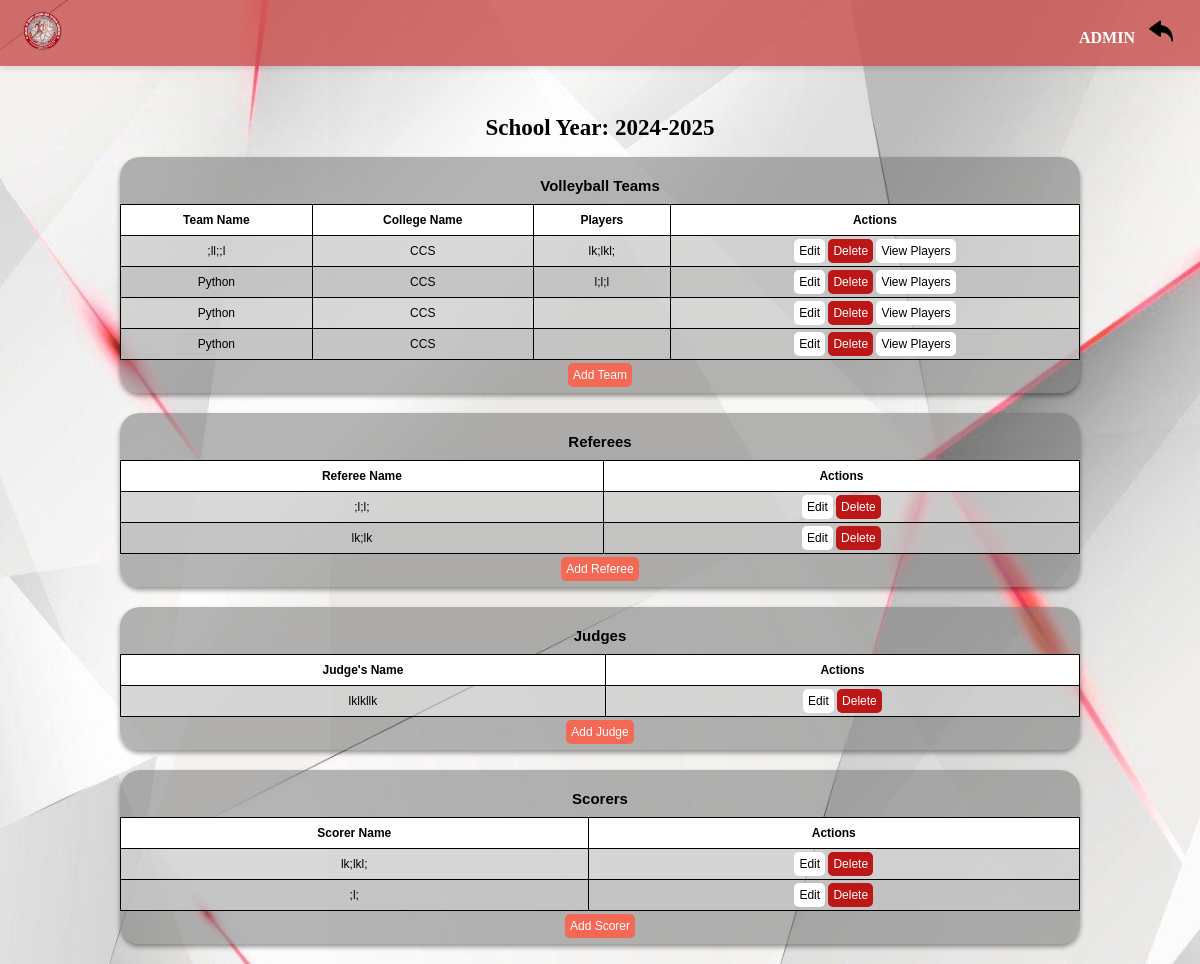
/volleyball_sport_details/1/ (signed in), run on the app's committed database.
### myapp/models.py (models this page shows, shortened)
class CustomUser(AbstractUser):
    SPORT_CHOICES = [
        ('arnis', 'Arnis'),
        ('volleyball', 'Volleyball'),
        ('table_tennis', 'Table Tennis'),
    ]
    userID = models.AutoField(primary_key=True)
    username = models.CharField(max_length=255, unique=True)
    password = models.CharField(max_length=255)  # This field will store hashed passwords
    sport = models.CharField(max_length=20, choices=SPORT_CHOICES, blank=True, null=True)
    is_superuser = models.BooleanField(blank=True, null=True)
    is_admin = models.BooleanField(blank=True, null=True)
    is_staff = models.BooleanField(blank=True, null=True)
    groups = models.ManyToManyField(
        Group,
        blank=True,
        related_name='customuser_set',
        verbose_name='groups'
    )
    user_permissions = models.ManyToManyField(
        Permission,
        blank=True,
        related_name='customuser_set',
        verbose_name='user permissions'
    )
    def __str__(self):
        return self.username

class SchoolYear(models.Model):
    YearID = models.AutoField(primary_key=True)
    start_year = models.IntegerField()
    end_year = models.IntegerField()

class VolleyballTeam(models.Model):
    yearID = models.ForeignKey(SchoolYear, on_delete=models.CASCADE)
    teamID = models.AutoField(primary_key=True)
    team_name = models.CharField(max_length=150)
    collegeID = models.ForeignKey(College, on_delete=models.CASCADE)

class College(models.Model):
    collegeID = models.AutoField(primary_key=True)
    college_abb = models.CharField(max_length=100)
    college_name = models.CharField(max_length=150)
    def __str__(self):
        return self.college_abb

class VolleyballPlayer(models.Model):
    playerID = models.AutoField(primary_key=True)
    player_name = models.CharField(max_length=150)
    player_role = models.CharField(max_length=150)
    teamID = models.ForeignKey(VolleyballTeam, on_delete=models.CASCADE)

class VolleyballReferee(models.Model):
    yearID = models.ForeignKey(SchoolYear, on_delete=models.CASCADE)
    refereeID = models.AutoField(primary_key=True)
    referee_name = models.CharField(max_length=150)

class VolleyballJudge(models.Model):
    yearID = models.ForeignKey(SchoolYear, on_delete=models.CASCADE)
    judgeID = models.AutoField(primary_key=True)
    judge_name = models.CharField(max_length=150)

class VolleyballScorer(models.Model):
    yearID = models.ForeignKey(SchoolYear, on_delete=models.CASCADE)
    scorerID = models.AutoField(primary_key=True)
    scorer_name = models.CharField(max_length=150)

### myapp/views.py (the view)
# urls.py: path('volleyball_sport_details/<int:year_id>/', views.volleyball_details, name='volleyball_sport_details'),
@login_required(login_url='/login')
def volleyball_details(request, year_id):
    school_year = get_object_or_404(SchoolYear, YearID=year_id)
    volleyball_team = VolleyballTeam.objects.filter(yearID=school_year)
    referees = VolleyballReferee.objects.filter(yearID=school_year)
    scorer = VolleyballScorer.objects.filter(yearID=school_year)
    judge = VolleyballJudge.objects.filter(yearID=school_year)
    team_players = {}
    for team in volleyball_team:
        players_for_team = VolleyballPlayer.objects.filter(teamID=team)
        team_players[team] = players_for_team
    context = {
        'school_year': school_year,
        'volleyball_team': volleyball_team,
        'team_players': team_players,
        'referees': referees,
        'scorer': scorer,
        'judge': judge,
         'username': request.user,
    }
    if request.user.sport != 'volleyball' and not request.user.is_admin:
        messages.error(request, "You are not authorized to access this page.")
        return redirect('myapp:sports')  # Redirect to sport selection page
    return render(request, 'volleyball_details.html', context)

### myapp/templates/volleyball_details.html (shortened to what this page needs)
{%load static%}
<!DOCTYPE html>
<html lang="en">
<head>
    <link rel="stylesheet" href="{% static 'css/details.css' %}">
</head>
<body>
<header>
        <div class="navbar">
        <div class="logo">
            <img src="{% static 'img/csspe.png' %}" alt="Logo">
        </div>
        <div class="nav-links">
            <ul>
                <li>
                    <span>{{ username|upper  }}</span>
                </li>
                <li>
                    <a href="javascript:history.back()">
                        <img src="{% static '/img/back.png'%}"  alt="Match History" class="icon" placeholder="icon" />
                    </a>
                </li>
            </ul>
        </div>
    </div>
</header>
<h1>School Year: {{ school_year.start_year }}-{{ school_year.end_year }}</h1>
<div class="container">
    <h3>Volleyball Teams</h3>
    <table>
        <thead>
            <tr>
                <th>Team Name</th>
                <th>College Name</th>
                <th>Players</th>
                <th>Actions</th>
            </tr>
        </thead>
        <tbody>
            {% for team, players in team_players.items %}
            <tr>
                <td>{{ team.team_name }}</td>
                <td>{{ team.collegeID }}</td>
                <td>
                    {% for player in players %}
                        {{ player.player_name }}{% if not forloop.last %} <br> {% endif %}
                    {% endfor %}
                </td>
                <td>
            <a href="{% url 'myapp:edit_team' team.teamID %}" class="edit-btn">Edit</a>
            <a href="{% url 'myapp:delete_team' team.teamID %}" class="delete-btn">Delete</a>
            <a href="{% url 'myapp:view_players' team_id=team.teamID %}" class="edit-btn">View Players</a>
        </td>
            </tr>
            {% endfor %}
        </tbody>
    </table>
    <a href="{% url 'myapp:add_team' year_id=school_year.pk %}" class="add-btn">Add Team</a>
</div>
<div class="container">
    <h3>Referees</h3>
    <table>
    <thead>
    <tr>
        <th>Referee Name</th>
        <th>Actions</th>
    </tr>
    </thead>
    <tbody>
    {% for referee in referees %}
    <tr>
        <td>{{ referee.referee_name }}</td>
        <td>
            <a href="{% url 'myapp:edit_volleyball_referee' referee.refereeID %}" class="edit-btn">Edit</a>
            <a href="{% url 'myapp:delete_volley_referee' referee.refereeID %}" class="delete-btn">Delete</a>
        </td>
    </tr>
    {% endfor %}
    </tbody>
    </table>
    <a href="{% url 'myapp:add_volleyball_referee' year_id=school_year.pk %}" class="add-btn">Add Referee</a>
</div>
<div class="container">
<h3>Judges</h3>
<table>
<thead>
<tr>
    <th>Judge's Name</th>
    <th>Actions</th>
</tr>
</thead>
<tbody>
{% for judge in judge %}
<tr>
    <td>{{ judge.judge_name }}</td>
    <td>
        <a href="{% url 'myapp:edit_volleyball_judge' judge.judgeID %}" class="edit-btn">Edit</a>
        <a href="{% url 'myapp:delete_volley_judge' judge.judgeID %}" class="delete-btn">Delete</a>
    </td>
</tr>
{% endfor %}
</tbody>
</table>
<a href="{% url 'myapp:add_volleyball_judge' year_id=school_year.pk %}" class="add-btn">Add Judge</a>
</div>
<div class="container">
        <h3>Scorers</h3>
        <table>
        <thead>
        <tr>
            <th>Scorer Name</th>
            <th>Actions</th>
        </tr>
        </thead>
        <tbody>
        {% for scorer in scorer %}
        <tr>
            <td>{{ scorer.scorer_name }}</td>
            <td>
                <a href="{% url 'myapp:edit_volleyball_scorer' scorer.scorerID %}" class="edit-btn">Edit</a>
                <a href="{% url 'myapp:delete_volley_scorer' scorer.scorerID %}" class="delete-btn">Delete</a>
            </td>
        </tr>
        {% endfor %}
        </tbody>
        </table>
        <a href="{% url 'myapp:add_volleyball_scorer' year_id=school_year.pk %}" class="add-btn">Add Scorer</a>
    </div>
</body>
</html>

### myapp/static/css/details.css (style rules this page uses)
body { background-image: url('/static/img/log.png'); background-size: cover; background-position: center; background-repeat: no-repeat; background-attachment: fixed; font-family: Georgia, 'Times New Roman', Times, serif; margin: 0; padding: 0; position: relative; }
.navbar { background-color: #ca4f4dcd; color: #fff; display: flex; justify-content: space-between; align-items: center; padding: 3px; font-weight: bold; position: fixed; margin: 0; width: 100%; top: 0; z-index: 1000; box-shadow: 0px 3px 5px rgba(0, 0, 0, 0.1); }
.logo img { height: 40px; margin-left: 20px; }
.nav-links ul { list-style: none; margin-right: 20px; padding: 0; }
.nav-links ul li { display: inline; padding-right: 10px; }
.nav-links ul li a { color: #0b0b0b; text-decoration: none; }
.icon { width: 24px; height: 24px; }
img { transition: filter 0.3s; }
.container { font-family: 'Franklin Gothic Medium', 'Arial Narrow', Arial, sans-serif; background-color: #74747488; margin: 0 auto; width: 80%; padding-top: 10px; border-radius: 20px; padding-bottom: 10px; text-align: center; box-sizing: border-box; margin-bottom: 20px; box-shadow: 0px 3px 5px rgba(0, 0, 0, 0.4); justify-content: space-around; }
h1 { font-size: 23px; padding-top: 100px; margin: 9 auto; text-align: center; }
h3 { font-size: 15px; padding: 10px; margin: 0 auto; text-align: center; color: #000000; }
table { width: 100%; border-collapse: collapse; font-size: 12px; margin-bottom: 5px; }
table, th, td { border: 1px solid #000000; }
th, td { text-align: center; padding: 8px; }
th { background-color: #ffff; }
td { background-color: #ffffff78; }
tr:nth-child(even) { background-color: #74747488; }
.edit-btn { background-color: #fff; padding: 5px; border-radius: 5px; text-decoration: none; color: #000000; }
.delete-btn { background-color: #bc1616; padding: 5px; border-radius: 5px; text-decoration: none; color: #ffff; }
.add-btn { background-color: #f46956; padding: 5px; margin: 10px; border-radius: 5px; text-decoration: none; color: #ffff; font-size: 12px; }

### data on the page
CustomUser: username "ADMIN"
SchoolYear: start_year "2024", end_year "2025"
VolleyballTeam: team_name ";ll;;l", collegeID "CCS"
VolleyballPlayer: player_name "lk;lkl;"
VolleyballTeam: team_name "Python", collegeID "CCS"
VolleyballPlayer: player_name "l;l;l"
VolleyballTeam: team_name "Python", collegeID "CCS"
VolleyballTeam: team_name "Python", collegeID "CCS"
VolleyballReferee: referee_name ";l;l;"
VolleyballReferee: referee_name "lk;lk"
VolleyballJudge: judge_name "lklkllk"
VolleyballScorer: scorer_name "lk;lkl;"
VolleyballScorer: scorer_name ";l;"
